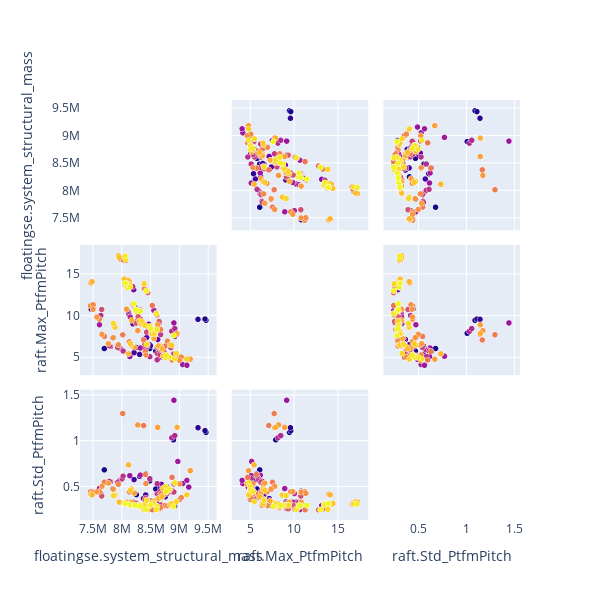

Write notebook code for a chart like this one.
### Code cell
import plotly.graph_objects as go

fig = go.Figure(
    data=go.Splom(
        dimensions=[
            {"label": k, "values": v} for k, v in df[[
                "floatingse.system_structural_mass",
                "raft.Max_PtfmPitch",
                "raft.Std_PtfmPitch",
                # "pareto_noconstraint",
            ]].to_dict(orient="list").items()
        ],
        # showupperhalf=False,
        diagonal_visible=False,
        # text=df["pareto_noconstraint"],
        marker={
            "color": df.index,
            "showscale": False,
            "line_color": "white",
            "line_width": 0.5,
        }
    )
)

fig.update_layout(
    # title=dict(text="Pareto ÷front"),
    hoversubplots="axis",
    width=600,
    height=600,
    hovermode="x",
)

### Figure 1 — Plotly figure (JSON) as saved in the notebook; plotly's stock layout.template omitted (floating-point values rounded to 4 significant figures; data arrays with more than 128 entries replaced by an {"elided": "..."} marker saying what was removed)
{"data": [{"diagonal": {"visible": false}, "dimensions": [{"label": "floatingse.system_structural_mass", "values": {"elided": "335 float values"}}, {"label": "raft.Max_PtfmPitch", "values": {"elided": "335 float values"}}, {"label": "raft.Std_PtfmPitch", "values": {"elided": "335 float values"}}], "marker": {"color": {"elided": "335 int values"}, "line": {"color": "white", "width": 0.5}, "showscale": false}, "type": "splom"}], "layout": {"height": 600, "hovermode": "x", "hoversubplots": "axis", "width": 600}}
